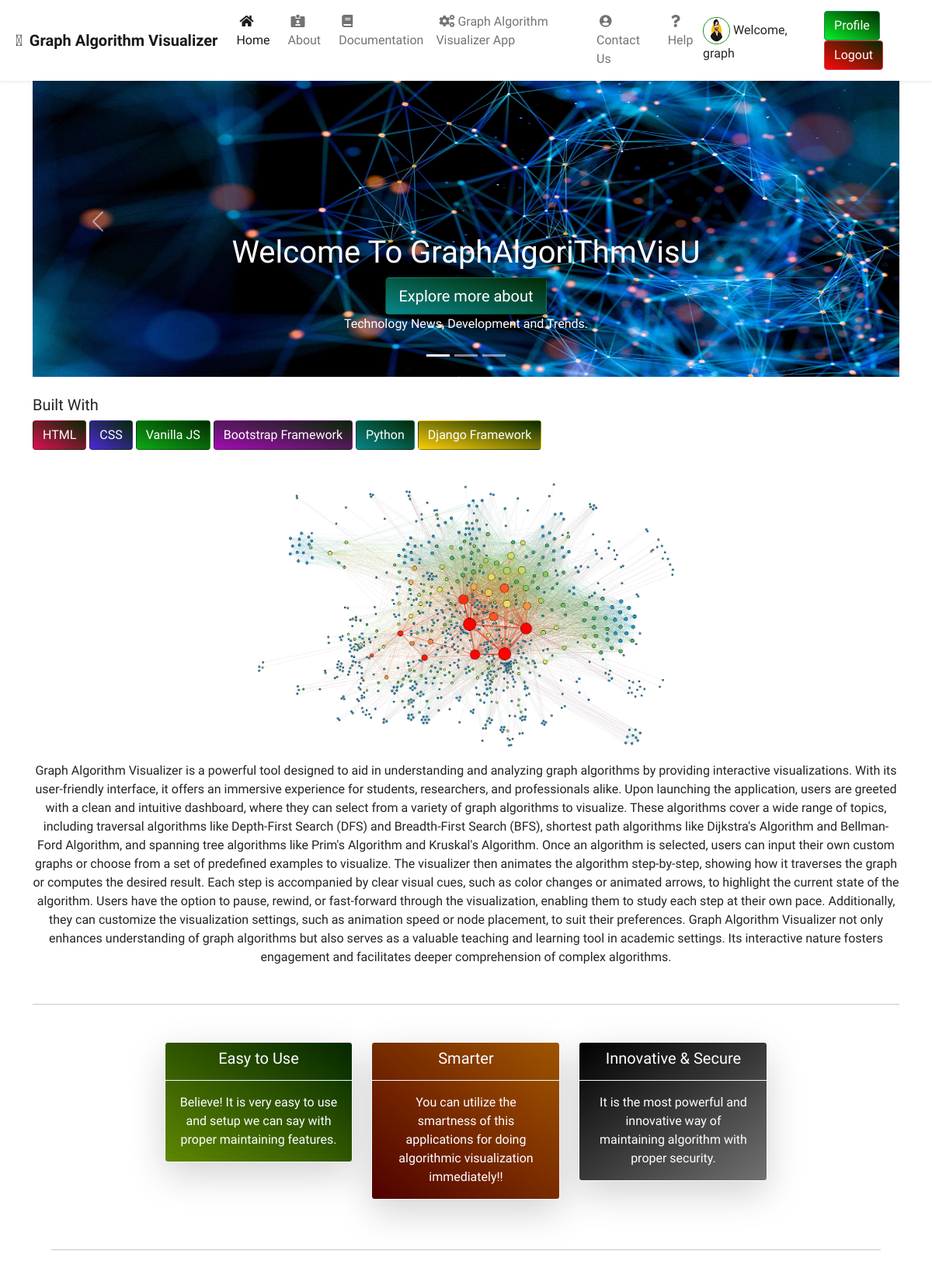
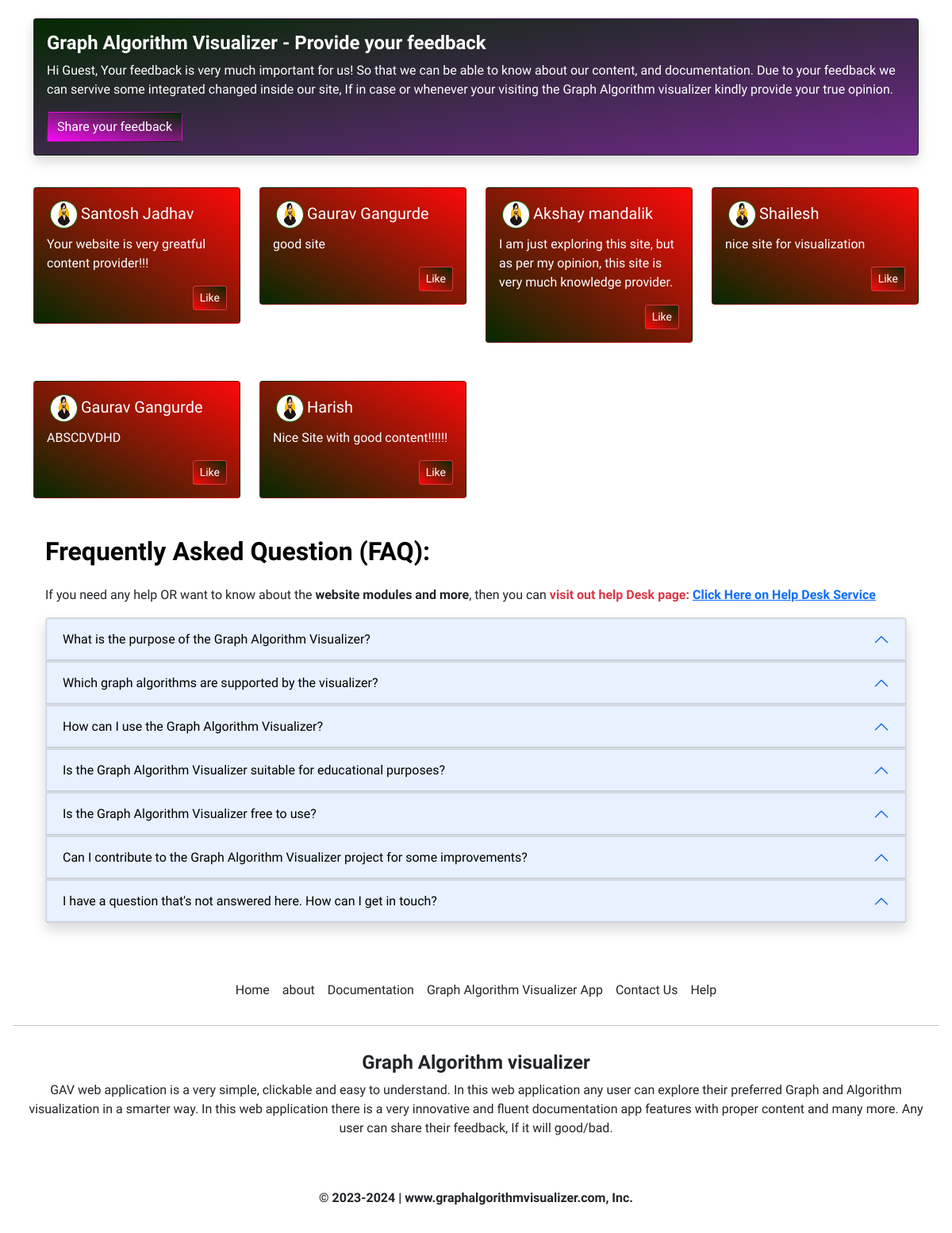
The app's page / (signed in) with its own data (2 pictures, top to bottom).
### GAVApp/models.py (models this page shows, shortened)
class Feedback(models.Model):
    sno = models.AutoField(primary_key=True)
    name = models.CharField(max_length=255)
    email = models.EmailField(max_length=100)
    feedbackMsg = models.CharField(max_length=255)
    created_at = models.DateTimeField(auto_now_add=True)
    def __str__(self):
        return self.email

class FAQ(models.Model):
    sno = models.AutoField(primary_key=True)
    question = models.CharField(max_length=255)
    answer = models.CharField(max_length=255)
    created_at = models.DateTimeField(auto_now_add=True)

### GAVApp/views.py (the view, shortened to what this page needs)
# urls.py: path('', views.home, name="home"),
def home(request):
    feedbackData = Feedback.objects.all()
    print(feedbackData)
    faqData = FAQ.objects.all()
    return render(request, "GAVApp/home.html", {'post':feedbackData, 'faq':faqData})

### GAVApp/templates/GAVApp/home.html (shortened to what this page needs)
{% extends 'base.html' %}
{% load static %}
{% block homeactive %}
  active
{% endblock %}
{% block body %}
  {% load static %}
  <div class="container" style="margin-top:85px;">
    <div class="row">
      <div class="col-md-12">
        <div id="carouselExampleCaptions" class="carousel slide carousel-fade" data-bs-ride="carousel">
          <div class="carousel-indicators">
            <button type="button" data-bs-target="#carouselExampleCaptions" data-bs-slide-to="0" class="active" aria-current="true" aria-label="Slide 1"></button>
            <button type="button" data-bs-target="#carouselExampleCaptions" data-bs-slide-to="1" aria-label="Slide 2"></button>
            <button type="button" data-bs-target="#carouselExampleCaptions" data-bs-slide-to="2" aria-label="Slide 3"></button>
          </div>
          <div class="carousel-inner">
            <div class="carousel-item active">
              <img src="{% static 'GAVApp/img/bg1hd.jpg' %}" class="d-block w-100" alt="..." style="height:400px;" />
              <div class="carousel-caption d-none d-md-block">
                <h1>Welcome To GraphAlgoriThmVisU</h1>
                <a href="/info" type="button" class="btn pythonbtn text-white btn-lg">Explore more about</a>
                <p>Technology News, Development and Trends.</p>
              </div>
            </div>
          </div>
          <button class="carousel-control-prev" type="button" data-bs-target="#carouselExampleCaptions" data-bs-slide="prev">
            <span class="carousel-control-prev-icon" aria-hidden="true"></span>
          </button>
          <button class="carousel-control-next" type="button" data-bs-target="#carouselExampleCaptions" data-bs-slide="next">
            <span class="carousel-control-next-icon" aria-hidden="true"></span>
          </button>
        </div>
        <div class="builtWith shadow-md my-4">
          <h5>Built With</h5>
          <button type="button" class="btn htmlbtn">HTML</button>
          <button type="button" class="btn cssbtn">CSS</button>
          <button type="button" class="btn jsbtn">Vanilla JS</button>
          <button type="button" class="btn bootstrapbtn">Bootstrap Framework</button>
          <button type="button" class="btn pythonbtn">Python</button>
          <button type="button" class="btn djangobtn">Django Framework</button>
        </div>
      </div>
      <div class="col-md-12">
        <div class="bgImage my-2">
          <img src="{% static 'main_img/belowbg.png' %}" class="img-fluid w-50 mx-auto d-block" alt="..." />
          <p class="text-center my-2">Graph Algorithm Visualizer is a powerful tool designed to aid in understanding and analyzing graph algorithms by providing interactive visualizations. With its user-friendly interface, it offers an immersive experience for students, researchers, and professionals alike.
            Upon launching the application, users are greeted with a clean and intuitive dashboard, where they can select from a variety of graph algorithms to visualize. These algorithms cover a wide range of topics, including traversal algorithms like Depth-First Search (DFS) and Breadth-First Search (BFS), shortest path algorithms like Dijkstra's Algorithm and Bellman-Ford Algorithm, and spanning tree algorithms like Prim's Algorithm and Kruskal's Algorithm.
            Once an algorithm is selected, users can input their own custom graphs or choose from a set of predefined examples to visualize. The visualizer then animates the algorithm step-by-step, showing how it traverses the graph or computes the desired result. Each step is accompanied by clear visual cues, such as color changes or animated arrows, to highlight the current state of the algorithm.
            Users have the option to pause, rewind, or fast-forward through the visualization, enabling them to study each step at their own pace. Additionally, they can customize the visualization settings, such as animation speed or node placement, to suit their preferences.
            Graph Algorithm Visualizer not only enhances understanding of graph algorithms but also serves as a valuable teaching and learning tool in academic settings. Its interactive nature fosters engagement and facilitates deeper comprehension of complex algorithms.</p>
        </div>
        <hr class="mt-5" />
        <div class="container text-center bg-white shadow-md p-4 my-4">
          <div class="row w-75 mx-auto">
            <div class="col-md-4">
              <div class="card mb-3 shadow-lg border-light" style="max-width:
                  18rem;background-image: linear-gradient(to
                  top right, rgb(95, 135, 0), rgb(4, 41, 1));
                  color: #fff;">
                <div class="card-header border-light">
                  <h5 class="card-title">Easy to Use</h5>
                </div>
                <div class="card-body">
                  <p class="card-text">Believe! It is very easy to use and setup we can say with proper maintaining features.</p>
                </div>
              </div>
            </div>
            <div class="col-md-4">
              <div class="card text-bg-primary mb-3 shadow-lg border-light" style="max-width: 18rem;background-image:
                  linear-gradient(to bottom left, rgb(165, 88,
                  0), rgb(79, 0, 0)); color: #fff;">
                <div class="card-header border-light">
                  <h5 class="card-title">Smarter</h5>
                </div>
                <div class="card-body">
                  <p class="card-text">You can utilize the smartness of this applications for doing algorithmic visualization immediately!!</p>
                </div>
              </div>
            </div>
            <div class="col-md-4">
              <div class="card text-bg-primary mb-3 shadow-lg border-light" style="max-width: 18rem;background-image:
                  linear-gradient(to top left, rgb(113, 113,
                  113), rgb(0, 0, 0)); color: #fff;">
                <div class="card-header border-light">
                  <h5 class="card-title">Innovative & Secure</h5>
                </div>
                <div class="card-body">
                  <p class="card-text">It is the most powerful and innovative way of maintaining algorithm with proper security.</p>
                </div>
              </div>
            </div>
          </div>
          <hr class="mt-5" />
        </div>
      </div>
      <div class="col-md-12">
        <div class="card mb-3 shadow" style="background-image: linear-gradient(to top left, rgb(113 40 140), rgb(4, 41, 1)); color: #fff;">
          <div class="card-body">
            <h4 class="card-title"><strong>Graph Algorithm Visualizer - Provide your feedback</strong></h4>
            <p class="card-text">Hi Guest, Your feedback is very much important for us! So that we can be able to know about our content, and documentation. Due to your feedback we can servive some integrated changed inside our site, If in case or whenever your visiting the Graph Algorithm visualizer kindly provide your true opinion.</p>
            <a type="button" href="#" class="btn btnfeedback text-white" data-bs-toggle="modal" data-bs-target="#feedbackmodal">Share your feedback</a>
          </div>
        </div>
        <div class="row">
          {% for data in post %}
            <div class="col-md-3">
              <div class="card my-4" style="background-image: linear-gradient(to bottom left, rgb(253 9 9), rgb(4, 41, 1)); color: #fff;">
                <div class="card-body">
                  <h5 class="card-title"><img class="avatar mx-1" src="{% static 'GAVApp/img/av1.jpg' %}" />{{ data.name }}</h5>
                  <p class="card-text">{{ data.feedbackMsg }}</p>
                  <button type="button" class="btn btn-danger btn-sm float-end" onclick="clickCounter()" id="likebtn" style="background-image: linear-gradient(to top right, rgb(253 9 9), rgb(4, 41, 1)); color: #fff;">
                    Like
                  </button>
                </div>
              </div>
            </div>
          {% endfor %}
        </div>
        <div class="col-md-12">
          <h2 class="text-black my-4"><strong>Frequently Asked Question (FAQ):</strong></h2>
          <p>
            If you need any help OR want to know about the <strong class="text-dark">website modules and more</strong>, then you can <strong class="text-danger">visit out help Desk page:</strong> <a href="/help"><strong>Click Here on Help Desk Service</strong></a>
          </p>
          <div class="accordion shadow" id="accordionExample">
            {% for data in faq %}
              <div class="accordion-item">
                <h2 class="accordion-header"><button class="accordion-button text-black" type="button" data-bs-toggle="collapse" data-bs-target="#collapse{{ data.sno }}" aria-expanded="true" aria-controls="collapse">{{ data.question }}</button></h2>
              </div>
            {% endfor %}
          </div>
        </div>
      </div>
    </div>
  </div>
{% endblock %}

### GAVApp/templates/base.html (shortened to what this page needs)
<!doctype html>
<html lang="en">
<head>
  <link href="https://cdn.jsdelivr.net/npm/bootstrap@5.1.3/dist/css/bootstrap.min.css" rel="stylesheet">
  <link rel="stylesheet" href="https://pro.fontawesome.com/releases/v5.10.0/css/all.css"
 />
  <link rel="stylesheet" href="https://stackpath.bootstrapcdn.com/bootstrap/4.5.2/css/bootstrap.min.css"
>
    <link rel="stylesheet" href="https://cdnjs.cloudflare.com/ajax/libs/font-awesome/4.7.0/css/font-awesome.min.css">
    <link href="https://cdn.jsdelivr.net/npm/bootstrap@5.0.0-beta1/dist/css/bootstrap.min.css" rel="stylesheet"
>
  {% load static %}
  <link rel="stylesheet" href="{% static 'css/home.css' %}">
  <link rel="stylesheet" type="text/css" href="{% static 'css/styles/pathfinding.css' %}"/>
</head>
<body>
  {% load static %}
  <nav class="navbar navbar-expand-lg navbar-light bg-white fixed-top shadow-sm top-0">
    <a class="navbar-brand" href="/"><i class="fad fa-cogs mx-1"></i><strong> Graph Algorithm Visualizer</strong></a>
    <div class="collapse navbar-collapse" id="navbarSupportedContent">
      <ul class="navbar-nav mr-auto ">
        <li class="nav-item {% block homeactive %}  {% endblock homeactive %}">
          <a class="nav-link focus" href="/"><i class="fas fa-home mx-1"></i>Home <span class="sr-only">(current)</span></a>
        </li>
        <li class="nav-item {% block aboutactive %}  {% endblock aboutactive %}">
          <a class="nav-link focus" href="/about"><i class="fas fa-id-card-alt mx-1"></i>About</a>
        </li>
         <li class="nav-item {% block documentationactive %}  {% endblock documentationactive %}">
          <a class="nav-link focus" href="/documentation"><i class="fas fa-book mx-1"></i>Documentation</a>
        </li>
         <li class="nav-item {% block GAVmoduleactive %}  {% endblock GAVmoduleactive %}">
          <a class="nav-link focus" href="/GAVModule"><i class="fas fa-cogs mx-1"></i>Graph Algorithm Visualizer App</a>
        </li>
        <li class="nav-item {% block contactactive %}  {% endblock contactactive %} ">
          <a class="nav-link focus" href="/contact"><i class="fas fa-user-circle mx-1"></i>Contact Us</a>
        </li>
        <li class="nav-item {% block helpactive %}  {% endblock helpactive %} ">
          <a class="nav-link focus" href="/help"><i class="fas fa-question mx-1"></i>Help</a>
        </li>
      </ul>
      <div class="ml-auto form-inline ">
         {% if user.is_authenticated %}
        <ul class="navbar-nav mr-2">
          <li class="nav-item" style="margin-right: 40px; margin-top: 8px;">
            <img class="avatar" src='{% static "GAVApp/img/av1.jpg" %}'
                > Welcome, {{user}}
          </li>
          <li>
            <a href="/profile"><button type="button" class="btn btn-success btn-md acc-btn" style="background-image: linear-gradient(to top right, rgb(6 242 37), rgb(4, 41, 1));">Profile</button></a>
            <a href="/logout"><button type="button" class="btn btn-danger btn-md acc-btn" style="background-image: linear-gradient(to top right, rgb(253 9 9), rgb(4, 41, 1)); color: #fff;">Logout</button></a>
          </li>
        </ul>
      </div>
      {% else %}
      <a href="/login1" class="btn mx-2 text-light" role="button" data-toggle="tooltip" data-placement="top"
      title="Sign In" style="background-image: linear-gradient(to top right, rgb(6 242 37), rgb(4, 41, 1));">Login <i class="fas fa-sign-in-alt"></i></a>
      {% endif %}
    </div>
  </nav>
  {% block body %} {% endblock body %}
  <footer class="p-3 bg-white-low mt-5 shadow-2-strong">
    <ul class="nav justify-content-center pb-2">
        <li class="nav-item focus"><a href="/" class="nav-link px-2
                text-dark">Home</a></li>
        <li class="nav-item focus"><a href="/about" class="nav-link px-2
                text-dark">about</a></li>
                <li class="nav-item focus"><a href="/documentation" class="nav-link
                  px-2 text-dark">Documentation</a></li>
        <li class="nav-item focus"><a href="/GAVModule" class="nav-link
                px-2 text-dark">Graph Algorithm Visualizer App</a></li>
        <li class="nav-item focus"><a href="/contact" class="nav-link
                px-2 text-dark">Contact Us</a></li>
                <li class="nav-item focus"><a href="/help" class="nav-link
                  px-2 text-dark">Help</a></li>
    </ul>
    <hr class="shadow-1-strong">
    <div class="text-center p-3 mx-auto w-100">
        <h4 class="text-center text-dark" style="font-weight:bold ;">Graph Algorithm visualizer</h4>
        <p class="text-dark mt-1">GAV web application is a very simple,
            clickable and
            easy to understand. In this web application any user
            can explore their preferred Graph and Algorithm visualization
            in a smarter way. In this
            web application there is a very innovative and fluent
            documentation app features with proper content and many
            more. Any user can share their feedback, If it will good/bad.</p>
    </div>
</footer>
  <footer class="bg-white p-3 shadow-1-strong">
    <div class="bg-white">
        <span class="text-center">
            <p class="text-dark"><b>© 2023-2024 | www.graphalgorithmvisualizer.com, Inc.</b></p>
        </span>
    </div>
</footer>
</body>
</html>

### static/css/home.css (style rules this page uses)
.avatar { border: 0.5px solid green; vertical-align: middle; width: 35px; height: 35px; border-radius: 50%; }

### static/css/styles/pathfinding.css (style rules this page uses)
* { padding: 0; margin: 0; box-sizing: border-box; }

### records on screen
Feedback: name "Santosh Jadhav", feedbackMsg "Your website is very greatful content provider!!!"
Feedback: name "Gaurav Gangurde", feedbackMsg "good site"
Feedback: name "Akshay mandalik", feedbackMsg "I am just exploring this site, but as per my opinion, this site is very much knowledge provider."
Feedback: name "Shailesh", feedbackMsg "nice site for visualization"
Feedback: name "Gaurav Gangurde", feedbackMsg "ABSCDVDHD"
Feedback: name "Harish", feedbackMsg "Nice Site with good content!!!!!!"
FAQ: question "What is the purpose of the Graph Algorithm Visualizer?"
FAQ: question "Which graph algorithms are supported by the visualizer?"
FAQ: question "How can I use the Graph Algorithm Visualizer?"
FAQ: question "Is the Graph Algorithm Visualizer suitable for educational purposes?"
FAQ: question "Is the Graph Algorithm Visualizer free to use?"
FAQ: question "Can I contribute to the Graph Algorithm Visualizer project for some improvements?"
FAQ: question "I have a question that's not answered here. How can I get in touch?"

### other values on screen
{{ user }} "graph"
